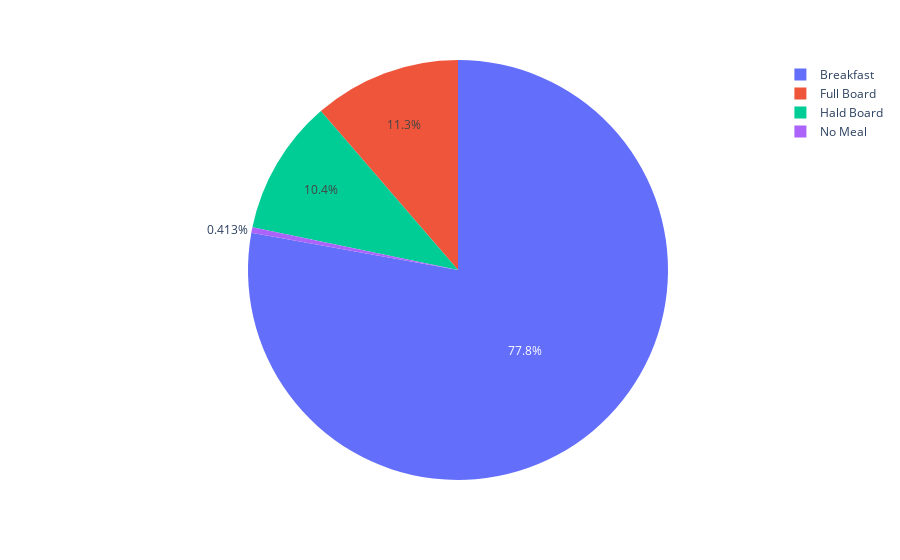

Notebook code cell kept with this figure:
### Code cell
px.pie(df_meal,names=['Breakfast', 'Full Board' ,'Hald Board' ,'No Meal'],values='count')

### Figure 1 — Plotly figure (JSON) as saved in the notebook; plotly's stock layout.template omitted (floating-point values rounded to 4 significant figures)
{"data": [{"domain": {"x": [0, 1], "y": [0, 1]}, "hovertemplate": "label=%{label}<br>count=%{value}<extra></extra>", "labels": ["Breakfast", "Full Board", "Hald Board", "No Meal"], "legendgroup": "", "name": "", "showlegend": true, "type": "pie", "values": [67896, 9883, 9080, 360]}], "layout": {"legend": {"tracegroupgap": 0}, "margin": {"t": 60}}}
